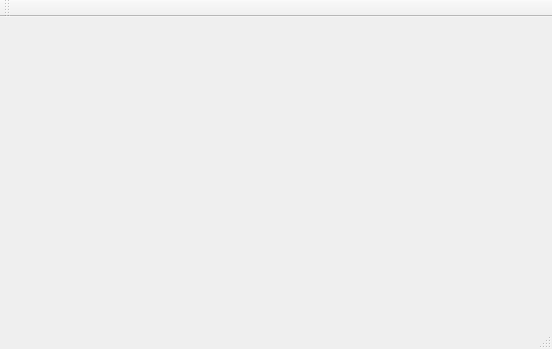
<?xml version="1.0" encoding="UTF-8"?>
<ui version="4.0">
 <class>MainWindow</class>
 <widget class="QMainWindow" name="MainWindow">
  <property name="geometry">
   <rect>
    <x>0</x>
    <y>0</y>
    <width>552</width>
    <height>349</height>
   </rect>
  </property>
  <property name="windowTitle">
   <string>QtNetwork Demo</string>
  </property>
  <widget class="QWidget" name="centralWidget"/>
  <widget class="QMenuBar" name="menuBar">
   <property name="geometry">
    <rect>
     <x>0</x>
     <y>0</y>
     <width>552</width>
     <height>21</height>
    </rect>
   </property>
  </widget>
  <widget class="QToolBar" name="mainToolBar">
   <attribute name="toolBarArea">
    <enum>TopToolBarArea</enum>
   </attribute>
   <attribute name="toolBarBreak">
    <bool>false</bool>
   </attribute>
  </widget>
  <widget class="QStatusBar" name="statusBar"/>
 </widget>
 <layoutdefault spacing="6" margin="11"/>
 <resources/>
 <connections/>
</ui>
